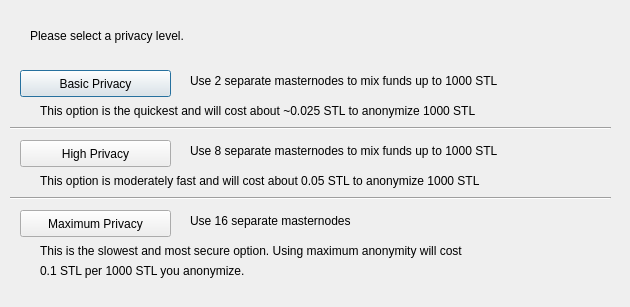
<?xml version="1.0" encoding="UTF-8"?>
<ui version="4.0">
 <class>DarksendConfig</class>
 <widget class="QDialog" name="DarksendConfig">
  <property name="geometry">
   <rect>
    <x>0</x>
    <y>0</y>
    <width>630</width>
    <height>307</height>
   </rect>
  </property>
  <property name="windowTitle">
   <string>Configure PrivateSend</string>
  </property>
  <widget class="QPushButton" name="buttonBasic">
   <property name="geometry">
    <rect>
     <x>20</x>
     <y>70</y>
     <width>151</width>
     <height>27</height>
    </rect>
   </property>
   <property name="text">
    <string>Basic Privacy</string>
   </property>
  </widget>
  <widget class="QPushButton" name="buttonHigh">
   <property name="geometry">
    <rect>
     <x>20</x>
     <y>140</y>
     <width>151</width>
     <height>27</height>
    </rect>
   </property>
   <property name="text">
    <string>High Privacy</string>
   </property>
  </widget>
  <widget class="QPushButton" name="buttonMax">
   <property name="geometry">
    <rect>
     <x>20</x>
     <y>210</y>
     <width>151</width>
     <height>27</height>
    </rect>
   </property>
   <property name="text">
    <string>Maximum Privacy</string>
   </property>
  </widget>
  <widget class="QLabel" name="label">
   <property name="geometry">
    <rect>
     <x>30</x>
     <y>20</y>
     <width>571</width>
     <height>31</height>
    </rect>
   </property>
   <property name="text">
    <string>Please select a privacy level.</string>
   </property>
  </widget>
  <widget class="QLabel" name="label_2">
   <property name="geometry">
    <rect>
     <x>190</x>
     <y>70</y>
     <width>421</width>
     <height>21</height>
    </rect>
   </property>
   <property name="text">
    <string>Use 2 separate masternodes to mix funds up to 1000 STL</string>
   </property>
  </widget>
  <widget class="QLabel" name="label_3">
   <property name="geometry">
    <rect>
     <x>190</x>
     <y>140</y>
     <width>411</width>
     <height>21</height>
    </rect>
   </property>
   <property name="text">
    <string>Use 8 separate masternodes to mix funds up to 1000 STL</string>
   </property>
  </widget>
  <widget class="QLabel" name="label_4">
   <property name="geometry">
    <rect>
     <x>190</x>
     <y>210</y>
     <width>421</width>
     <height>21</height>
    </rect>
   </property>
   <property name="text">
    <string>Use 16 separate masternodes</string>
   </property>
  </widget>
  <widget class="QLabel" name="label_6">
   <property name="geometry">
    <rect>
     <x>40</x>
     <y>100</y>
     <width>561</width>
     <height>21</height>
    </rect>
   </property>
   <property name="text">
    <string>This option is the quickest and will cost about ~0.025 STL to anonymize 1000 STL</string>
   </property>
  </widget>
  <widget class="QLabel" name="label_7">
   <property name="geometry">
    <rect>
     <x>40</x>
     <y>170</y>
     <width>561</width>
     <height>21</height>
    </rect>
   </property>
   <property name="text">
    <string>This option is moderately fast and will cost about 0.05 STL to anonymize 1000 STL</string>
   </property>
  </widget>
  <widget class="QLabel" name="label_8">
   <property name="geometry">
    <rect>
     <x>40</x>
     <y>240</y>
     <width>561</width>
     <height>21</height>
    </rect>
   </property>
   <property name="text">
    <string>This is the slowest and most secure option. Using maximum anonymity will cost</string>
   </property>
  </widget>
  <widget class="QLabel" name="label_9">
   <property name="geometry">
    <rect>
     <x>40</x>
     <y>260</y>
     <width>561</width>
     <height>21</height>
    </rect>
   </property>
   <property name="text">
    <string>0.1 STL per 1000 STL you anonymize.</string>
   </property>
  </widget>
  <widget class="Line" name="line">
   <property name="geometry">
    <rect>
     <x>10</x>
     <y>120</y>
     <width>601</width>
     <height>16</height>
    </rect>
   </property>
   <property name="orientation">
    <enum>Qt::Horizontal</enum>
   </property>
  </widget>
  <widget class="Line" name="line_2">
   <property name="geometry">
    <rect>
     <x>10</x>
     <y>190</y>
     <width>601</width>
     <height>16</height>
    </rect>
   </property>
   <property name="orientation">
    <enum>Qt::Horizontal</enum>
   </property>
  </widget>
 </widget>
 <resources/>
 <connections/>
</ui>
